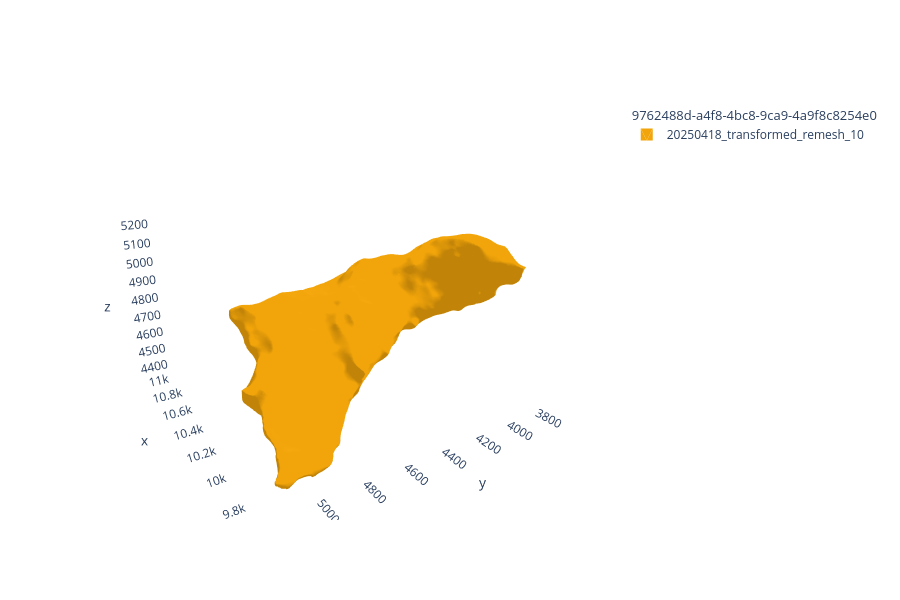

Notebook code cell kept with this figure:
### Code cell
neuron = navis.TreeNeuron()
navis.plot3d(mesh)

### Figure 1 — Plotly figure (JSON) as saved in the notebook; plotly's stock layout.template omitted (floating-point values rounded to 4 significant figures; data arrays with more than 128 entries replaced by an {"elided": "..."} marker saying what was removed)
{"data": [{"color": "rgb(242, 165, 10)", "hoverinfo": "none", "hovertext": " ", "i": {"elided": "80412 int values"}, "j": {"elided": "80412 int values"}, "k": {"elided": "80412 int values"}, "legendgroup": "9762488d-a4f8-4bc8-9ca9-4a9f8c8254e0", "legendgrouptitle": {"text": "9762488d-a4f8-4bc8-9ca9-4a9f8c8254e0"}, "name": "20250418_transformed_remesh_10", "showlegend": true, "type": "mesh3d", "x": {"elided": "40208 float values"}, "y": {"elided": "40208 float values"}, "z": {"elided": "40208 float values"}}], "layout": {"autosize": true, "height": 600, "legend": {"bgcolor": "rgba(0,0,0,0)", "orientation": "v"}, "paper_bgcolor": "rgba(0,0,0,0)", "plot_bgcolor": "rgba(0,0,0,0)", "scene": {"aspectmode": "data", "aspectratio": {"x": 1, "y": 1, "z": 1}, "camera": {"eye": {"x": -1.743, "y": 1.071, "z": 0.71}, "up": {"x": 0, "y": 0, "z": 1}}, "xaxis": {"backgroundcolor": "rgb(240, 240, 240)", "gridcolor": "rgb(255, 255, 255)", "showbackground": false, "showgrid": false, "showline": false, "zerolinecolor": "rgb(255, 255, 255)"}, "yaxis": {"backgroundcolor": "rgb(240, 240, 240)", "gridcolor": "rgb(255, 255, 255)", "showbackground": false, "showgrid": false, "showline": false, "zerolinecolor": "rgb(255, 255, 255)"}, "zaxis": {"backgroundcolor": "rgb(240, 240, 240)", "gridcolor": "rgb(255, 255, 255)", "showbackground": false, "showgrid": false, "showline": false, "zerolinecolor": "rgb(255, 255, 255)"}}, "showlegend": true}}
